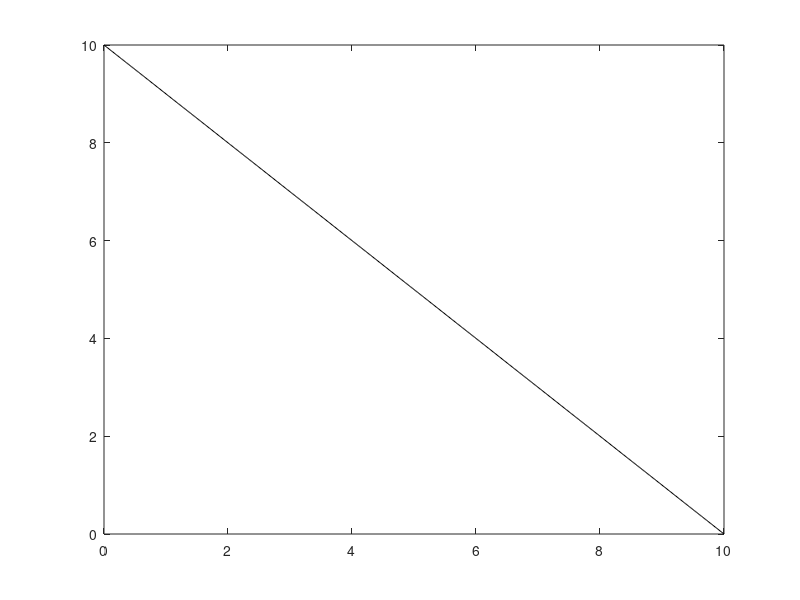

This chart was generated by the following MATLAB code: (Note: this script raises an error after producing the figure.)
%This script is used to produce a triangle and find its area
%to demonstrate the idea of an integral

%generate accurate x array bx linspace is garbage
N = 500;
x = zeros(1,N);
xmax = 10;
increment = xmax/N;
for i = 1:N
    x(i+1) = x(i) + increment;
end

%plot curve
y = -x+10;
plot(x,y,'k');

%create rectangle to demonstrate integrals
hold on
rectArray = rectangles(y,x);
hold off

sumArea = sum(rectArray) %get sum of areas of rectangles
f = @(x) -x+10; %make function to get integral of using integral function
trueArea = integral(f,x(1),x(N))
error = abs(sumArea-trueArea)/trueArea*100 %percent error